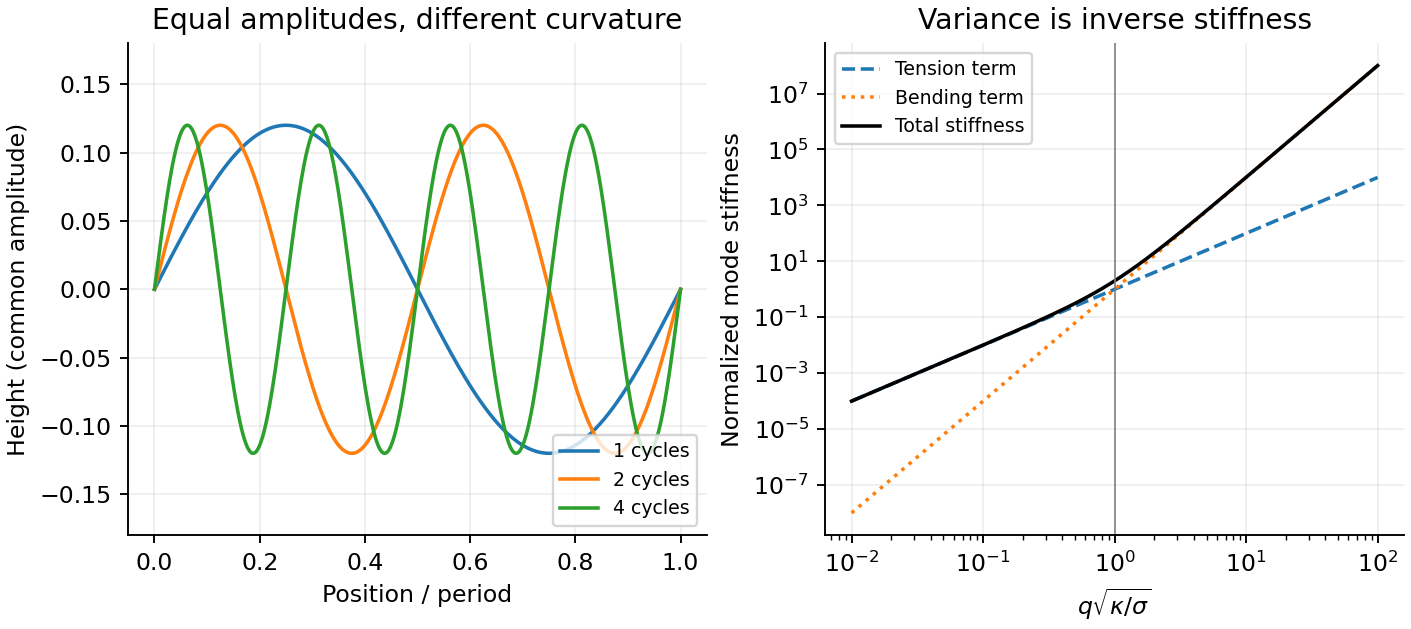

Write the Python code that produced this figure.
"""Original dimensionless membrane modes and quadratic stiffness; PNG to cwd."""
import numpy as np
import matplotlib.pyplot as plt

def main():
 plt.rcParams.update({'font.size':10})
 fig,ax=plt.subplots(1,2,figsize=(8.3,3.7),layout='constrained')
 x=np.linspace(0,1,600)
 for n in [1,2,4]:ax[0].plot(x,.12*np.sin(2*np.pi*n*x),label=f'{n} cycles',lw=1.5)
 ax[0].set(xlabel='Position / period',ylabel='Height (common amplitude)',title='Equal amplitudes, different curvature');ax[0].legend(fontsize=8,loc='lower right');ax[0].set_ylim(-.18,.18)
 q=np.logspace(-2,2,500)
 ax[1].loglog(q,q*q,label='Tension term',ls='--');ax[1].loglog(q,q**4,label='Bending term',ls=':');ax[1].loglog(q,q*q+q**4,c='black',label='Total stiffness')
 ax[1].axvline(1,c='.5',lw=.7);ax[1].set(xlabel=r'$q\sqrt{\kappa/\sigma}$',ylabel='Normalized mode stiffness',title='Variance is inverse stiffness');ax[1].legend(fontsize=8)
 for a in ax:a.grid(alpha=.2);a.spines[['top','right']].set_visible(False)
 fig.savefig('paper-1-membrane-spectrum.png',dpi=170,facecolor='white');plt.close(fig)
if __name__=='__main__':main()
